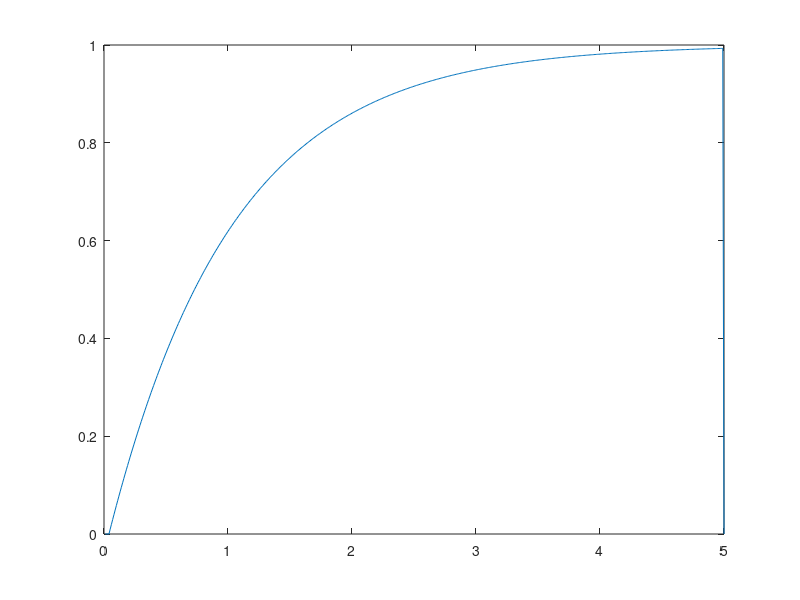

Write MATLAB code to recreate this figure.
%La función de transferencia en este caso es : 1/s.

pkg load control
clear all
close all
hold off;

Ts=0.01;

Entrada(1)=0;
Entrada(2)=1;
Entrada(3)=1;
Entrada(4)=1;
SalidaSis(1)=0;
SalidaSis(2)=0;
SalidaSis(3)=0;
SalidaSis(4)=0;
i=4;
Referencia(i)=1;
error=Referencia(i);
u(1)=0;
u(2)=0;
u(3)=0;
u(4)=0;

error(1)=0;
error(2)=0;
error(3)=0;
error(4)=0;
error(5)=0;

K=400;

AmplitudRele=50000;

while (i<500)

Referencia(i)=1;


u(i)=K*error(i);


SalidaSis(i)= Ts*error(i)+SalidaSis(i-1);
error(i+1)= Referencia(i)-SalidaSis(i);

  i=i+1;

end
SalidaSis(i)=0;
u(i)=0;
t=1:length(SalidaSis);
plot(t*Ts , SalidaSis)

